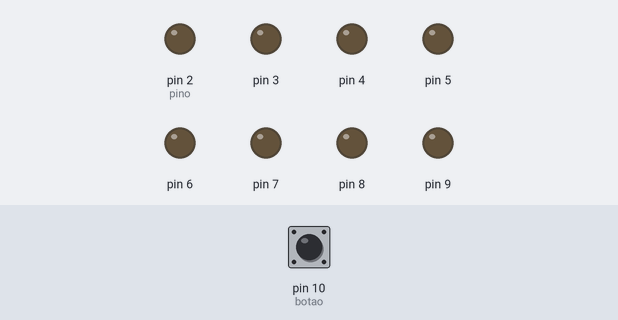
Simulated run of this sketch. Board: Arduino Uno, built with avr-gcc and run on an emulated ATmega328P. Parts: output pins drawn as LEDs (lit = HIGH). Dashed ring = blinking. The test bench sets the inputs (shaded band); at power-on: pin 10 (botao) LOW.

Above: at 1.2 s.
1.3 s: pin 10 (botao) pulled HIGH for 1 s
At 2.5 s:
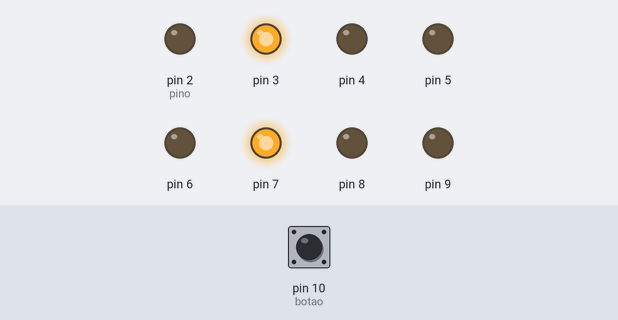
3.8 s: pin 10 (botao) pulled HIGH for 0.15 s
At 4.9 s:
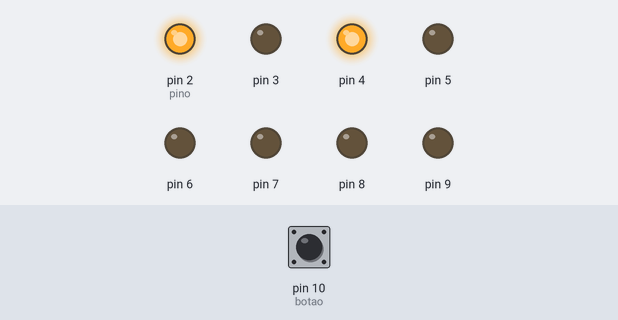
5.4 s: pin 10 (botao) pulled HIGH for 0.15 s
At 6.1 s:
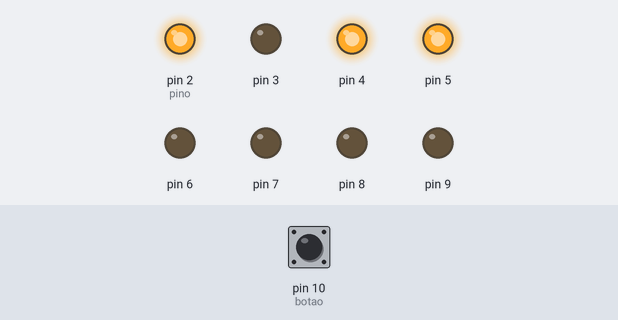
7.0 s: pin 10 (botao) pulled HIGH for 3.2 s
At 10.8 s:
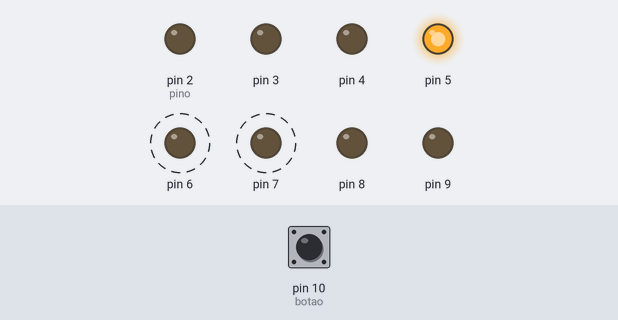
Timing chart, 0 to 12.3 s (numbered marks = the images above; inputs shaded):
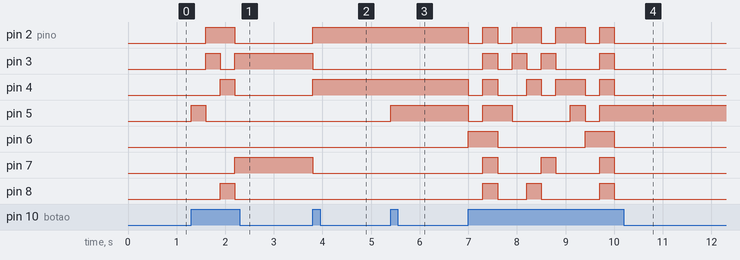

The sketch:

Display-botao-alfabeto.ino
```cpp
/*Pinos do Dislpay:{ A,B,C,D,E,F,G }
Pinos do Arduino:{ 2,3,4,5,6,7,8 } */
byte display7segmentos[8][7] = { {1,1,1,1,1,1,1},
  								 { 0,0,0,1,0,0,0 },  // = A
                                 { 1,1,0,0,0,0,0 },  // = B
                                 { 1,0,1,0,0,0,1 },  // = C
                                 { 0,1,0,0,0,1,0 },  // = D
                                 { 1,0,1,0,0,0,0 },  // = E
                                 { 1,0,1,1,0,0,0 },  // = F
                                 { 0,0,0,0,1,0,0 },  // = G
                               };
int botao = 10;
int num = 0;

void setup() {
  pinMode(2, OUTPUT);
  pinMode(3, OUTPUT);
  pinMode(4, OUTPUT);
  pinMode(5, OUTPUT);
  pinMode(6, OUTPUT);
  pinMode(7, OUTPUT);
  pinMode(8, OUTPUT);
  pinMode(9, OUTPUT);
  pinMode(botao, INPUT);
}

void segmentos7(byte digito) {
  byte pino = 2;
  for (byte segmento = 0; segmento < 7; segmento++) {
    digitalWrite(pino, display7segmentos[digito][segmento]);
    pino++;
  }
}

void loop() {

  if(digitalRead(botao)){
    num++;
    if(num >= 8){
      num = 0;
      segmentos7(num);
    }else{
      segmentos7(num);
    }
    delay(300);
  }
}
```

Measured:
- after the input at 1.3 s, pin 2 (pino): LOW → HIGH after 0.30 s, → LOW 0.60 s later; pin 3: LOW → HIGH after 0.30 s, → LOW 0.30 s later, → HIGH 0.30 s later; pin 4, pin 8: LOW → HIGH after 0.60 s, → LOW 0.30 s later; pin 5: LOW → HIGH at once, → LOW 0.30 s later; pin 7: LOW → HIGH after 0.90 s
- after the input at 3.8 s, pin 2 (pino), pin 4: LOW → HIGH at once; pin 3, pin 7: HIGH → LOW at once
- after the input at 5.4 s, pin 5: LOW → HIGH at once
- after the input at 7.0 s, pin 2 (pino): HIGH → LOW at once, → HIGH 0.30 s later, → LOW 0.30 s later, → HIGH 0.30 s later, … (9 changes in this stretch); pin 3: LOW → HIGH after 0.30 s, → LOW 0.30 s later, → HIGH 0.30 s later, → LOW 0.30 s later, … (8 changes in this stretch)
